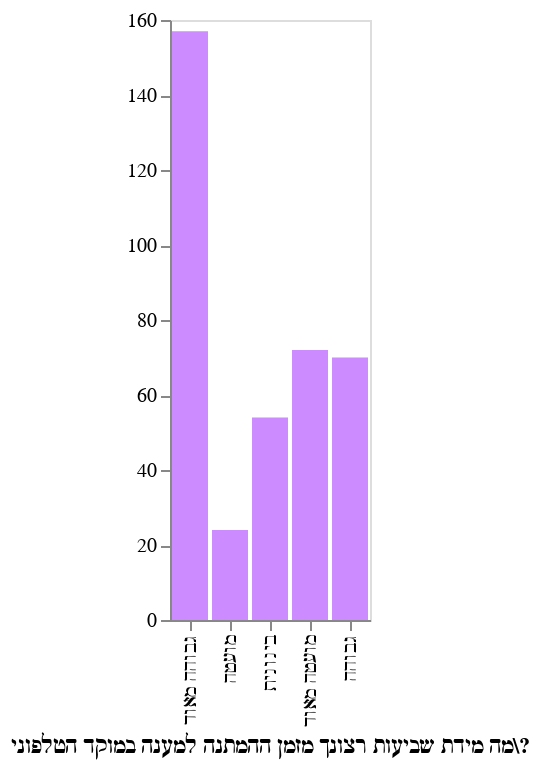

Write notebook code for a chart like this one.
### Code cell
DeepnoteChart(data, """{"layer":[{"layer":[{"mark":{"clip":true,"type":"bar","color":"#CC8BFF","tooltip":true},"encoding":{"x":{"axis":{"grid":false},"sort":null,"type":"nominal","field":"מה מידת שביעות רצונך מזמן ההמתנה למענה במוקד הטלפוני\\\\\\\\\\\\?","scale":{"type":"linear"},"stack":"zero"},"y":{"axis":{"grid":false,"title":null},"sort":null,"type":"quantitative","scale":{"type":"linear"},"stack":"zero","format":{"type":"default","decimals":null},"aggregate":"count","formatType":"numberFormatFromNumberType"}}}]}],"title":"","config":{"legend":{}},"$schema":"https://vega.github.io/schema/vega-lite/v5.json","encoding":{},"usermeta":{"tooltipDefaultMode":true}}""")

### Figure 1 — Vega-Lite specification as saved in the notebook (floating-point values rounded to 4 significant figures; data arrays with more than 128 entries replaced by an {"elided": "..."} marker saying what was removed)
{"layer": [{"layer": [{"mark": {"clip": true, "type": "bar", "color": "#CC8BFF", "tooltip": true}, "encoding": {"x": {"axis": {"grid": false}, "sort": null, "type": "nominal", "field": "מה מידת שביעות רצונך מזמן ההמתנה למענה במוקד הטלפוני\\?", "scale": {"type": "linear"}, "stack": "zero"}, "y": {"axis": {"grid": false, "title": null}, "sort": null, "type": "quantitative", "scale": {"type": "linear"}, "stack": "zero", "format": {"type": "default", "decimals": null}, "aggregate": "count", "formatType": "numberFormatFromNumberType"}}}]}], "title": "", "config": {"legend": {}}, "$schema": "https://vega.github.io/schema/vega-lite/v5.json", "encoding": {}, "usermeta": {"tooltipDefaultMode": true}, "data": {"values": {"elided": "377 records"}}}
